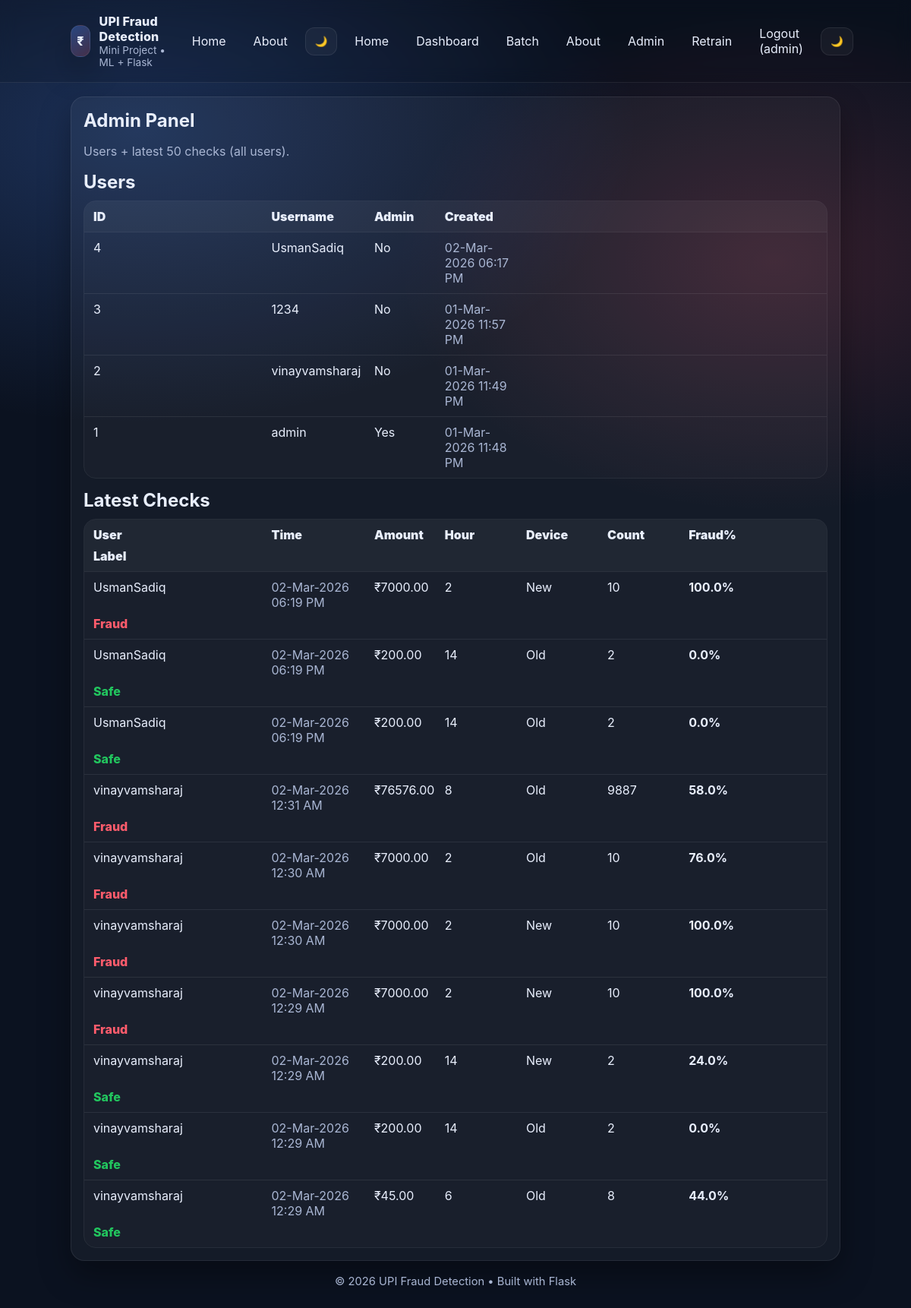
The page /admin (signed in) on the database its author committed.
### tables this page shows
CREATE TABLE users (
            id INTEGER PRIMARY KEY AUTOINCREMENT,
            username TEXT UNIQUE NOT NULL,
            password_hash TEXT NOT NULL,
            is_admin INTEGER NOT NULL DEFAULT 0,
            created_at TEXT NOT NULL
        );

CREATE TABLE checks (
            id INTEGER PRIMARY KEY AUTOINCREMENT,
            user_id INTEGER NOT NULL,
            created_at TEXT NOT NULL,
            amount REAL NOT NULL,
            hour INTEGER NOT NULL,
            new_device INTEGER NOT NULL,
            transaction_count INTEGER NOT NULL,
            fraud_prob REAL NOT NULL,
            label INTEGER NOT NULL,
            FOREIGN KEY(user_id) REFERENCES users(id)
        );

### app.py (the view)
@app.route("/admin")
def admin():
    guard = admin_required()
    if guard:
        return guard
    users = list_users()
    checks = get_recent_checks(user_id=None, limit=50)
    return render_template("admin.html", user=current_user(), users=users, checks=checks)

### app.py (called while the page is built)
def current_user():
    uid = session.get("user_id")
    if not uid:
        return None
    return get_user_by_id(uid)

def admin_required():
    u = current_user()
    if not u or int(u["is_admin"]) != 1:
        return redirect(url_for("home"))
    return None

### db.py (called while the page is built, shortened)
def get_conn():
    conn = sqlite3.connect(DB_PATH)
    conn.row_factory = sqlite3.Row
    return conn

def get_user_by_id(user_id):
    conn = get_conn()
    cur = conn.cursor()
    cur.execute("SELECT * FROM users WHERE id=?", (user_id,))
    row = cur.fetchone()
    conn.close()
    return row

def list_users():
    conn = get_conn()
    cur = conn.cursor()
    cur.execute("SELECT id, username, is_admin, created_at FROM users ORDER BY id DESC")
    rows = cur.fetchall()
    conn.close()
    return rows

def get_recent_checks(user_id=None, limit=20):
    conn = get_conn()
    cur = conn.cursor()
    if user_id is None:
        cur.execute("""
            SELECT c.*, u.username FROM checks c
            JOIN users u ON u.id = c.user_id
            ORDER BY c.id DESC
            LIMIT ?
        """, (limit,))
    rows = cur.fetchall()
    conn.close()
    return rows

### templates/admin.html
{% extends "base.html" %}
{% set title = "Admin" %}
{% block content %}
<section class="card">
  <h1>Admin Panel</h1>
  <p class="muted">Users + latest 50 checks (all users).</p>
  <h2>Users</h2>
  <div class="table">
    <div class="row head">
      <div>ID</div><div>Username</div><div>Admin</div><div>Created</div>
    </div>
    {% for u in users %}
      <div class="row">
        <div>{{ u.id }}</div>
        <div>{{ u.username }}</div>
        <div>{{ "Yes" if u.is_admin == 1 else "No" }}</div>
        <div class="muted">{{ u.created_at }}</div>
      </div>
    {% endfor %}
  </div>
  <h2 style="margin-top:14px;">Latest Checks</h2>
  <div class="table">
    <div class="row head">
      <div>User</div><div>Time</div><div>Amount</div><div>Hour</div><div>Device</div><div>Count</div><div>Fraud%</div><div>Label</div>
    </div>
    {% for c in checks %}
      <div class="row">
        <div>{{ c.username }}</div>
        <div class="muted">{{ c.created_at }}</div>
        <div>₹{{ "%.2f"|format(c.amount) }}</div>
        <div>{{ c.hour }}</div>
        <div>{{ "New" if c.new_device == 1 else "Old" }}</div>
        <div>{{ c.transaction_count }}</div>
        <div><b>{{ c.fraud_prob }}%</b></div>
        <div class="{{ 'danger' if c.label == 1 else 'ok' }}">{{ "Fraud" if c.label == 1 else "Safe" }}</div>
      </div>
    {% endfor %}
  </div>
</section>
{% endblock %}

### templates/base.html (shortened to what this page needs)
<!DOCTYPE html>
<html lang="en">
<head>
  <link rel="stylesheet" href="{{ url_for('static', filename='style.css') }}">
</head>
<body>
  <header class="topbar">
    <div class="wrap topbar-inner">
      <div class="brand">
        <div class="logo">₹</div>
        <div>
          <div class="brand-title">UPI Fraud Detection</div>
          <div class="brand-sub">Mini Project • ML + Flask</div>
        </div>
      </div>
      <nav class="nav">
        <a class="navlink" href="{{ url_for('home') }}">Home</a>
        <a class="navlink" href="{{ url_for('about') }}">About</a>
        <button id="themeBtn" class="btn ghost" type="button" aria-label="Toggle theme">🌙</button>
        <nav class="nav">
  {% if user %}
    <a class="navlink" href="{{ url_for('home') }}">Home</a>
    <a class="navlink" href="{{ url_for('dashboard') }}">Dashboard</a>
    <a class="navlink" href="{{ url_for('batch') }}">Batch</a>
    <a class="navlink" href="{{ url_for('about') }}">About</a>
    {% if user.is_admin == 1 %}
      <a class="navlink" href="{{ url_for('admin') }}">Admin</a>
      <a class="navlink" href="{{ url_for('retrain') }}">Retrain</a>
    {% endif %}
    <a class="navlink" href="{{ url_for('logout') }}">Logout ({{ user.username }})</a>
  {% else %}
    <a class="navlink" href="{{ url_for('login') }}">Login</a>
    <a class="navlink" href="{{ url_for('register') }}">Register</a>
  {% endif %}
  <button id="themeBtn" class="btn ghost" type="button">🌙</button>
</nav>
      </nav>
    </div>
  </header>
  <main class="wrap">
    {% block content %}{% endblock %}
    <footer class="footer">
      <div>© {{ 2026 }} UPI Fraud Detection • Built with Flask</div>
    </footer>
  </main>
</body>
</html>

### static/style.css (style rules this page uses)
:root { --bg:#0b1220; --panel:#121b2e; --card:#0f1729; --text:#e8eefc; --muted:#a9b6d3; --border:rgba(255,255,255,.08); --shadow:0 18px 40px rgba(0,0,0,.35); --primary:#4f8cff; --ok:#22c55e; --danger:#ff5c6c; --warn:#ffb020; }
* { box-sizing:border-box; }
body { margin:0; font-family: ui-sans-serif, -apple-system, BlinkMacSystemFont, "Segoe UI", Roboto, Arial; background: radial-gradient(1200px 700px at 15% 10%, rgba(79,140,255,.25), transparent 55%), radial-gradient(900px 600px at 85% 20%, rgba(255,92,108,.18), transparent 55%), var(--bg); color:var(--text); }
.wrap { max-width:1050px;margin:0 auto;padding:18px; }
.muted { color:var(--muted); }
.topbar { position:sticky; top:0; z-index:10; background:rgba(0,0,0,.10); backdrop-filter: blur(10px); border-bottom:1px solid var(--border); }
.topbar-inner { display:flex;align-items:center;justify-content:space-between;gap:14px; }
.brand { display:flex;align-items:center;gap:12px; }
.logo { width:42px;height:42px;border-radius:12px; display:grid;place-items:center; background:linear-gradient(145deg, rgba(79,140,255,.35), rgba(255,92,108,.20)); border:1px solid var(--border); box-shadow: var(--shadow); font-weight:800; }
.brand-title { font-weight:800;letter-spacing:.2px }
.brand-sub { font-size:.85rem;color:var(--muted) }
.nav { display:flex;align-items:center;gap:10px; }
.navlink { text-decoration:none;color:var(--text); padding:10px 12px;border-radius:12px; border:1px solid transparent; }
.btn { border:1px solid var(--border); background:rgba(255,255,255,.04); color:var(--text); padding:10px 12px; border-radius:12px; cursor:pointer; font-weight:700; }
.card { background:rgba(255,255,255,.04); border:1px solid var(--border); border-radius:18px; padding:16px; box-shadow: var(--shadow); }
.card h2 { margin:0 0 6px; }
.card h1 { margin:0 0 10px; }
.table { margin-top:10px;border:1px solid var(--border);border-radius:16px;overflow:hidden; }
.row { display:grid; grid-template-columns: 1.6fr .9fr .6fr .7fr .7fr .7fr 1.2fr; gap:8px; padding:10px 12px; border-top:1px solid var(--border); background:rgba(255,255,255,.02); }
.row.head { font-weight:900; border-top:none; background:rgba(255,255,255,.05); }
.ok { color:var(--ok);font-weight:800; }
.danger { color:var(--danger);font-weight:800; }
.footer { margin:18px 0 8px; text-align:center; color:var(--muted); font-size:.92rem; }

### rows shown on the page
users: username "admin", id "1", is_admin "Yes", created_at "01-Mar-2026 11:48 PM"
users: id "4", username "UsmanSadiq", is_admin "No", created_at "02-Mar-2026 06:17 PM"
users: id "3", username "1234", is_admin "No", created_at "01-Mar-2026 11:57 PM"
users: id "2", username "vinayvamsharaj", is_admin "No", created_at "01-Mar-2026 11:49 PM"
checks: username "UsmanSadiq", created_at "02-Mar-2026 06:19 PM", amount "7000.00", hour "2", new_device "New", transaction_count "10", fraud_prob "100.0", label "Fraud"
checks: username "UsmanSadiq", created_at "02-Mar-2026 06:19 PM", amount "200.00", hour "14", new_device "Old", transaction_count "2", fraud_prob "0.0", label "Safe"
checks: username "UsmanSadiq", created_at "02-Mar-2026 06:19 PM", amount "200.00", hour "14", new_device "Old", transaction_count "2", fraud_prob "0.0", label "Safe"
checks: username "vinayvamsharaj", created_at "02-Mar-2026 12:31 AM", amount "76576.00", hour "8", new_device "Old", transaction_count "9887", fraud_prob "58.0", label "Fraud"
checks: username "vinayvamsharaj", created_at "02-Mar-2026 12:30 AM", amount "7000.00", hour "2", new_device "Old", transaction_count "10", fraud_prob "76.0", label "Fraud"
checks: username "vinayvamsharaj", created_at "02-Mar-2026 12:30 AM", amount "7000.00", hour "2", new_device "New", transaction_count "10", fraud_prob "100.0", label "Fraud"
checks: username "vinayvamsharaj", created_at "02-Mar-2026 12:29 AM", amount "7000.00", hour "2", new_device "New", transaction_count "10", fraud_prob "100.0", label "Fraud"
checks: username "vinayvamsharaj", created_at "02-Mar-2026 12:29 AM", amount "200.00", hour "14", new_device "New", transaction_count "2", fraud_prob "24.0", label "Safe"
checks: username "vinayvamsharaj", created_at "02-Mar-2026 12:29 AM", amount "200.00", hour "14", new_device "Old", transaction_count "2", fraud_prob "0.0", label "Safe"
checks: username "vinayvamsharaj", created_at "02-Mar-2026 12:29 AM", amount "45.00", hour "6", new_device "Old", transaction_count "8", fraud_prob "44.0", label "Safe"

### other values the page prints
{{ 2026 }} "2026"
